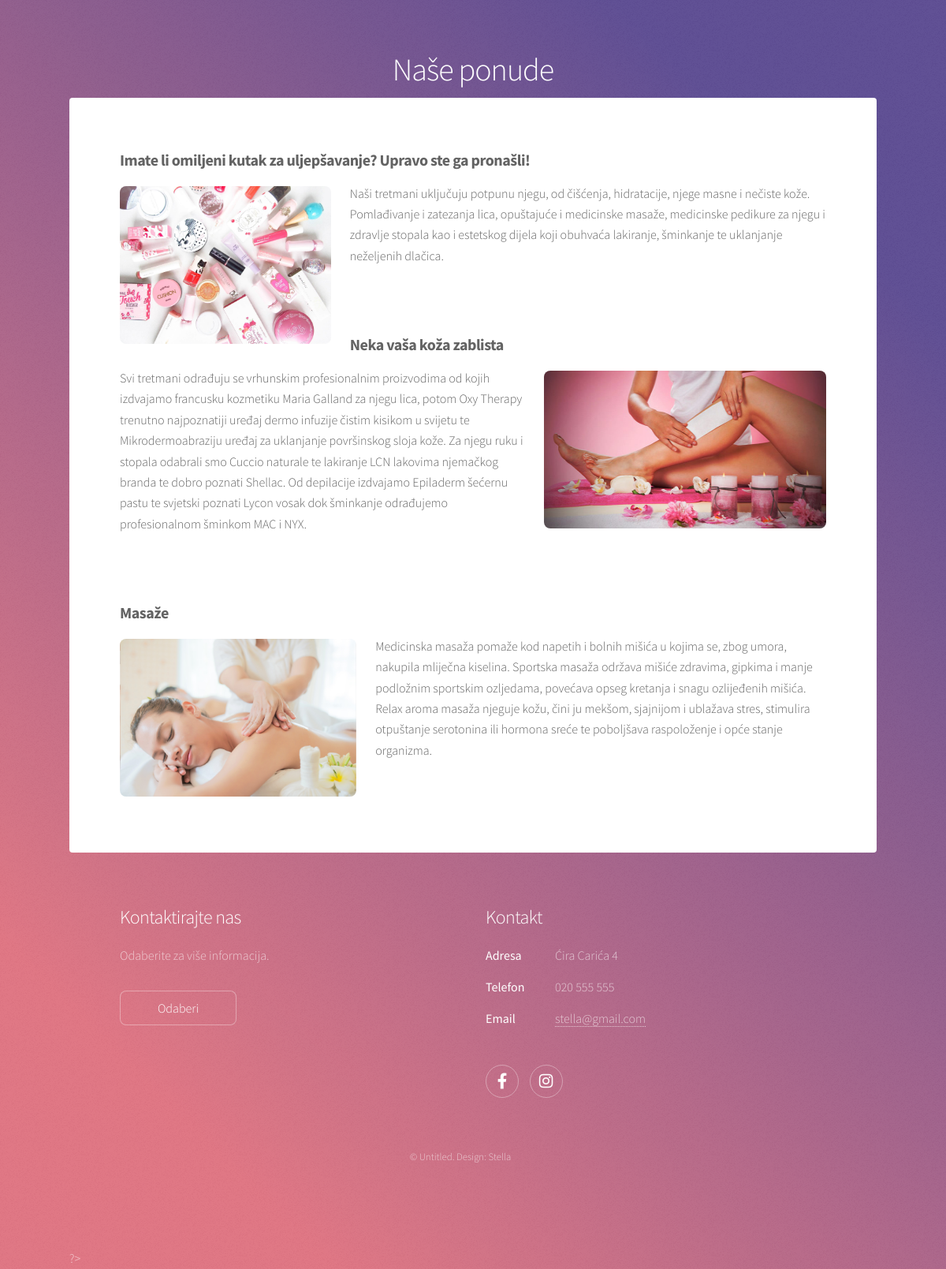
The app's page /ponuda.php with its own data.
### tables this page shows
CREATE TABLE `ponuda` (
  `id` int(11) NOT NULL,
  `naslov` varchar(250) NOT NULL,
  `opis` text NOT NULL
);

CREATE TABLE `kontakt` (
  `id` int(11) NOT NULL,
  `adresa` varchar(250) NOT NULL,
  `telefon` varchar(50) NOT NULL,
  `email` varchar(50) NOT NULL,
  `facebook` text NOT NULL,
  `instagram` text NOT NULL,
  `karta` text NOT NULL
);

### ponuda.php (the view, shortened to what this page needs)
<?php
 require "bazaPodataka.php";
 $stmt = $mysqli->prepare("SELECT * FROM ponuda");
 $stmt->execute();
 $result = $stmt->get_result();
?>
<!DOCTYPE HTML>
<html>
	<head>
		<link rel="stylesheet" href="assets/css/main.css" />
	</head>
	<body class="is-preload">
			<div id="wrapper">
					<header id="header">
						<h1>Naše ponude</h1>
					</header>
					<div id="main">
							<section id="content" class="main">
                            <?php
                                $br=1;
                                while ($row = mysqli_fetch_array($result, MYSQLI_ASSOC)) : ?>
                                    <h3 style="font-weight: bold;"><?php echo $row["naslov"] ?></h3>
                                    <?php
                                    $slika = "slike/ponuda/".$br.".jpg";
                                    if($br%2 == 1) {?>
                                        <p><span class="image left"><img src="<?php echo $slika ?>" alt=""  height="200px" /></span><?php echo $row["opis"] ?></p><br><br>
                            <?php } else {?>
                                        <p><span class="image right"><img src="<?php echo $slika ?>" alt="" height="200px" /></span><?php echo $row["opis"] ?></p><br><br>
                                    <?php	}
                                $br++;
                                endwhile; ?>
                            </section>
					</div>
                <?php require "footer.php"; ?>
			</div>
	</body>
</html>

### footer.php
<?php
 require "bazaPodataka.php";
 $id = 1;
$stmtF = $mysqli->prepare("SELECT * FROM kontakt WHERE id = ? ");
$stmtF->bind_param("i", $id);
$stmtF->execute();
$resultF = $stmtF->get_result();
$rowF = mysqli_fetch_array($resultF, MYSQLI_ASSOC); ?>
<footer id="footer">
    <section>
        <h2>Kontaktirajte nas</h2>
        <p>Odaberite za više informacija.</p>
        <ul class="actions">
            <li><a href="kontakt.php" class="button">Odaberi</a></li>
        </ul>
    </section>
    <section>
        <h2>Kontakt</h2>
        <dl class="alt">
            <dt>Adresa</dt>
            <dd><?php echo $rowF['adresa'] ?></dd>
            <dt>Telefon</dt>
            <dd><?php echo $rowF['telefon'] ?></dd>
            <dt>Email</dt>
            <dd><a href="mailto:<?php $rowF['email']; ?>"><?php echo $rowF['email']; ?></a></dd>
        </dl>
        <ul class="icons">
            <li><a href="<?php $rowF['facebook']; ?>" class="icon brands fa-facebook-f alt"><span class="label">Facebook</span></a></li>
            <li><a href="<?php $rowF['instagram']; ?>" class="icon brands fa-instagram alt"><span class="label">Instagram</span></a></li>
        </ul>
    </section>
    <p class="copyright">&copy; Untitled. Design: Stella</p>
</footer>
?>

### records on screen
ponuda: naslov "Imate li omiljeni kutak za uljepšavanje? Upravo ste ga pronašli!", shows a picture, opis "Naši tretmani uključuju potpunu njegu, od čišćenja, hidratacije, njege masne i nečiste kože. Pomlađivanje i zatezanja lica, opuštajuće i medicinske masaže, medicinske pedikure za njegu i zdravlje stopala kao i estetskog dijela koji obuhvaća lakiranje, šminkanje te uklanjanje neželjenih dlačica."
ponuda: naslov "Neka vaša koža zablista", opis "Svi tretmani odrađuju se vrhunskim profesionalnim proizvodima od kojih izdvajamo francusku kozmetiku Maria Galland za njegu lica, potom Oxy Therapy trenutno najpoznatiji uređaj dermo infuzije čistim kisikom u svijetu te Mikrodermoabraziju uređaj za uklanjanje površinskog sloja kože. Za njegu ruku i stopala odabrali smo Cuccio naturale te lakiranje LCN lakovima njemačkog branda te dobro poznati Shellac. Od depilacije izdvajamo Epiladerm šećernu pastu te svjetski poznati Lycon vosak dok šminkanje odrađujemo profesionalnom šminkom MAC i NYX."
ponuda: naslov "Masaže", shows a picture, opis "Medicinska masaža pomaže kod napetih i bolnih mišića u kojima se, zbog umora, nakupila mliječna kiselina. Sportska masaža održava mišiće zdravima, gipkima i manje podložnim sportskim ozljedama, povećava opseg kretanja i snagu ozlijeđenih mišića. Relax aroma masaža njeguje kožu, čini ju mekšom, sjajnijom i ublažava stres, stimulira otpuštanje serotonina ili hormona sreće te poboljšava raspoloženje i opće stanje organizma."
kontakt: adresa "Ćira Carića 4", telefon "020 555 555", email "stella@gmail.com"
